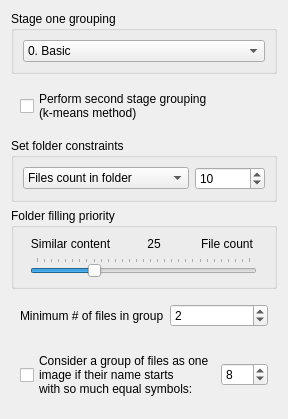
      <widget class="QWidget" name="tab_grouping">
       <property name="accessibleName">
        <string/>
       </property>
       <attribute name="title">
        <string>Grouping images</string>
       </attribute>
       <layout class="QVBoxLayout" name="verticalLayout_7">
        <item>
         <widget class="QGroupBox" name="groupBox_8">
          <property name="title">
           <string>Stage one grouping</string>
          </property>
          <layout class="QVBoxLayout" name="verticalLayout_5">
           <item>
            <widget class="QComboBox" name="combo_stage1_grouping">
             <property name="currentIndex">
              <number>0</number>
             </property>
             <item>
              <property name="text">
               <string comment="Do not perform stage 1 grouping">0. Basic</string>
              </property>
             </item>
             <item>
              <property name="text">
               <string>1. Tree-like grouping</string>
              </property>
             </item>
             <item>
              <property name="text">
               <string>2. Weight model grouping</string>
              </property>
             </item>
            </widget>
           </item>
          </layout>
         </widget>
        </item>
        <item>
         <widget class="QFrame" name="frame_9">
          <layout class="QHBoxLayout" name="horizontalLayout_4">
           <item>
            <widget class="QCheckBox" name="check_stage2_grouping">
             <property name="text">
              <string>Perform second stage grouping 
(k-means method)</string>
             </property>
             <property name="checked">
              <bool>false</bool>
             </property>
            </widget>
           </item>
          </layout>
         </widget>
        </item>
        <item>
         <widget class="QGroupBox" name="groupBox_2">
          <property name="title">
           <string>Set folder constraints</string>
          </property>
          <layout class="QGridLayout" name="gridLayout_2">
           <item row="0" column="0">
            <widget class="QComboBox" name="combo_folder_constraints">
             <property name="sizePolicy">
              <sizepolicy hsizetype="Expanding" vsizetype="Fixed">
               <horstretch>0</horstretch>
               <verstretch>0</verstretch>
              </sizepolicy>
             </property>
             <item>
              <property name="text">
               <string>Files count in folder</string>
              </property>
             </item>
             <item>
              <property name="text">
               <string>Folders count</string>
              </property>
             </item>
            </widget>
           </item>
           <item row="0" column="1">
            <widget class="QSpinBox" name="spin_num_constraint">
             <property name="sizePolicy">
              <sizepolicy hsizetype="Fixed" vsizetype="Fixed">
               <horstretch>30</horstretch>
               <verstretch>0</verstretch>
              </sizepolicy>
             </property>
             <property name="minimumSize">
              <size>
               <width>70</width>
               <height>0</height>
              </size>
             </property>
             <property name="minimum">
              <number>2</number>
             </property>
             <property name="maximum">
              <number>2000</number>
             </property>
             <property name="value">
              <number>10</number>
             </property>
            </widget>
           </item>
          </layout>
         </widget>
        </item>
        <item>
         <widget class="QGroupBox" name="groupBox_6">
          <property name="sizePolicy">
           <sizepolicy hsizetype="Preferred" vsizetype="Maximum">
            <horstretch>0</horstretch>
            <verstretch>0</verstretch>
           </sizepolicy>
          </property>
          <property name="title">
           <string>Folder filling priority</string>
          </property>
          <layout class="QGridLayout" name="gridLayout_3">
           <item row="0" column="0">
            <widget class="QLabel" name="lbl_slider_enforce_equal_2">
             <property name="sizePolicy">
              <sizepolicy hsizetype="Maximum" vsizetype="Preferred">
               <horstretch>162</horstretch>
               <verstretch>95</verstretch>
              </sizepolicy>
             </property>
             <property name="minimumSize">
              <size>
               <width>60</width>
               <height>0</height>
              </size>
             </property>
             <property name="layoutDirection">
              <enum>Qt::LeftToRight</enum>
             </property>
             <property name="text">
              <string>Similar content</string>
             </property>
             <property name="alignment">
              <set>Qt::AlignCenter</set>
             </property>
            </widget>
           </item>
           <item row="0" column="1">
            <widget class="QLabel" name="lbl_slider_enforce_equal">
             <property name="sizePolicy">
              <sizepolicy hsizetype="Maximum" vsizetype="Preferred">
               <horstretch>162</horstretch>
               <verstretch>95</verstretch>
              </sizepolicy>
             </property>
             <property name="minimumSize">
              <size>
               <width>60</width>
               <height>0</height>
              </size>
             </property>
             <property name="layoutDirection">
              <enum>Qt::LeftToRight</enum>
             </property>
             <property name="text">
              <string>25</string>
             </property>
             <property name="alignment">
              <set>Qt::AlignCenter</set>
             </property>
            </widget>
           </item>
           <item row="0" column="2">
            <widget class="QLabel" name="lbl_slider_enforce_equal_3">
             <property name="sizePolicy">
              <sizepolicy hsizetype="Maximum" vsizetype="Preferred">
               <horstretch>162</horstretch>
               <verstretch>95</verstretch>
              </sizepolicy>
             </property>
             <property name="minimumSize">
              <size>
               <width>60</width>
               <height>0</height>
              </size>
             </property>
             <property name="layoutDirection">
              <enum>Qt::LeftToRight</enum>
             </property>
             <property name="text">
              <string>File count</string>
             </property>
             <property name="alignment">
              <set>Qt::AlignCenter</set>
             </property>
            </widget>
           </item>
           <item row="1" column="0" colspan="3">
            <widget class="QSlider" name="slider_enforce_equal">
             <property name="minimum">
              <number>0</number>
             </property>
             <property name="maximum">
              <number>300</number>
             </property>
             <property name="value">
              <number>80</number>
             </property>
             <property name="orientation">
              <enum>Qt::Horizontal</enum>
             </property>
             <property name="invertedAppearance">
              <bool>false</bool>
             </property>
             <property name="invertedControls">
              <bool>false</bool>
             </property>
             <property name="tickPosition">
              <enum>QSlider::TicksAbove</enum>
             </property>
             <property name="tickInterval">
              <number>10</number>
             </property>
            </widget>
           </item>
          </layout>
         </widget>
        </item>
        <item>
         <widget class="QFrame" name="frame_3">
          <layout class="QHBoxLayout" name="horizontalLayout_6">
           <item>
            <widget class="QLabel" name="label">
             <property name="text">
              <string>Minimum # of files in group</string>
             </property>
            </widget>
           </item>
           <item>
            <widget class="QSpinBox" name="spin_folder_size_min_files">
             <property name="minimumSize">
              <size>
               <width>60</width>
               <height>0</height>
              </size>
             </property>
             <property name="minimum">
              <number>1</number>
             </property>
             <property name="maximum">
              <number>2000</number>
             </property>
             <property name="value">
              <number>2</number>
             </property>
            </widget>
           </item>
          </layout>
         </widget>
        </item>
        <item>
         <widget class="QFrame" name="frame_7">
          <layout class="QHBoxLayout" name="horizontalLayout_9">
           <item>
            <widget class="QCheckBox" name="check_equal_name">
             <property name="text">
              <string>Consider a group of files as one
image if their name starts 
with so much equal symbols:</string>
             </property>
            </widget>
           </item>
           <item>
            <widget class="QSpinBox" name="spin_equal_first_symbols">
             <property name="sizePolicy">
              <sizepolicy hsizetype="Maximum" vsizetype="Fixed">
               <horstretch>0</horstretch>
               <verstretch>0</verstretch>
              </sizepolicy>
             </property>
             <property name="minimumSize">
              <size>
               <width>40</width>
               <height>0</height>
              </size>
             </property>
             <property name="minimum">
              <number>1</number>
             </property>
             <property name="maximum">
              <number>200</number>
             </property>
             <property name="value">
              <number>8</number>
             </property>
            </widget>
           </item>
          </layout>
         </widget>
        </item>
       </layout>
      </widget>
